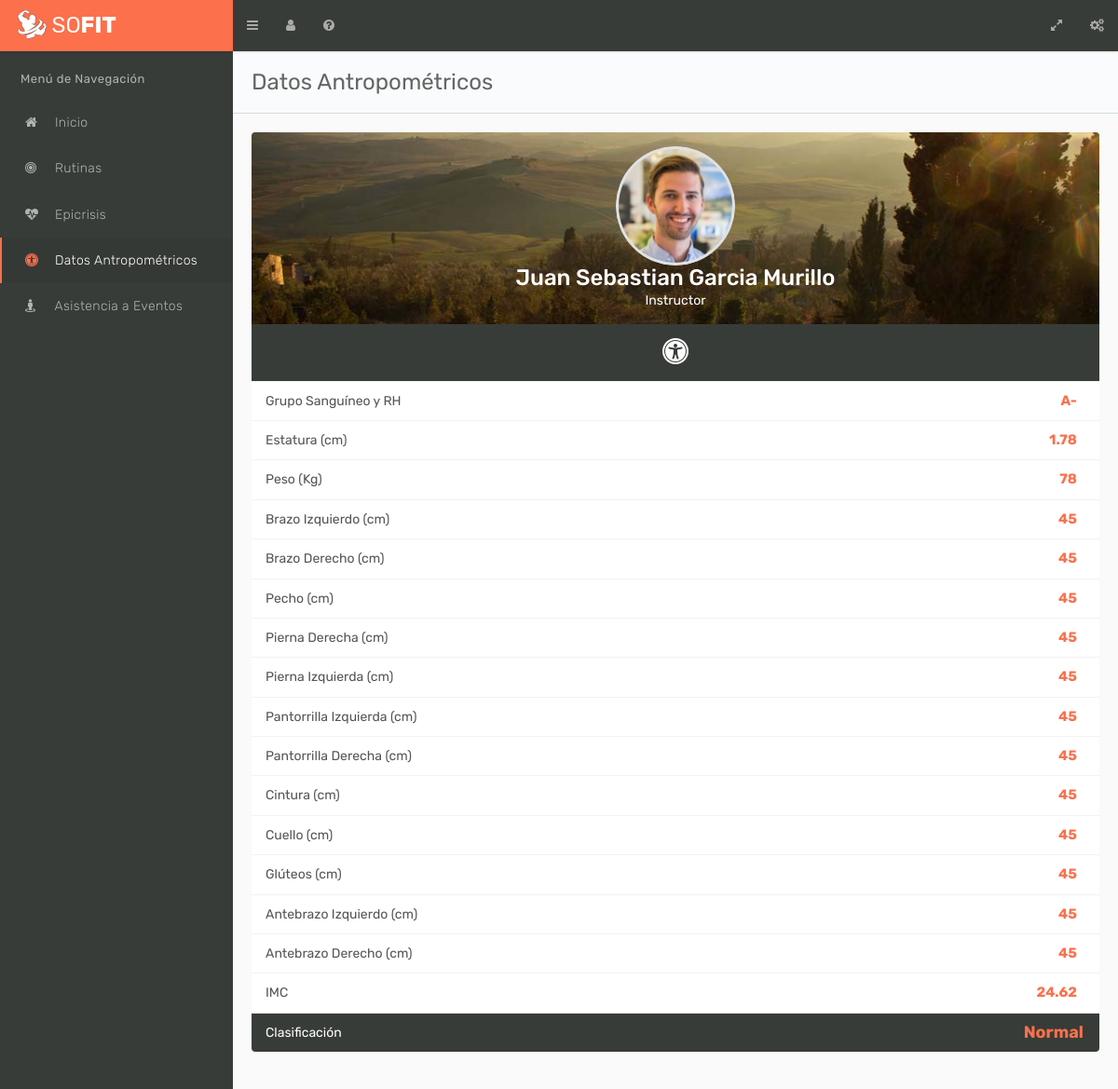
The app's page /index-usuario.php?vista=datosAntropometricosUsuario (signed in) with its own data.
### tables this page shows
CREATE TABLE `usuario` (
  `id_Usuario` int(11) NOT NULL,
  `id_TipoDocumento` int(11) NOT NULL,
  `numeroId_Usuario` double NOT NULL,
  `nombres_Usuario` varchar(45) NOT NULL,
  `apellidos_Usuario` varchar(45) NOT NULL,
  `genero_Usuario` varchar(10) NOT NULL,
  `telefono_Usuario` varchar(17) NOT NULL,
  `celular_Usuario` varchar(23) NOT NULL,
  `email` varchar(45) NOT NULL,
  `fechaNacimiento_Usuario` date NOT NULL,
  `foto_Usuario` varchar(100) NOT NULL,
  `password` varchar(130) NOT NULL,
  `last_session` datetime DEFAULT NULL,
  `token` varchar(40) NOT NULL,
  `token_password` varchar(100) DEFAULT NULL,
  `password_request` int(11) DEFAULT '0',
  `activacion` int(12) NOT NULL DEFAULT '1',
  `id_Rol` int(11) NOT NULL DEFAULT '2',
  `id_Regional` int(11) NOT NULL,
  `id_Ciudad` int(11) NOT NULL,
  `id_Centro` int(11) NOT NULL,
  `id_Programa` int(11) NOT NULL,
  `cargo` varchar(25) NOT NULL,
  `numeroFicha_Usuario` int(11) DEFAULT NULL
);

CREATE TABLE `evaluacionantropometrica` (
  `id_EvaluacionAntropometrica` int(11) NOT NULL,
  `tipo_Rh` varchar(3) NOT NULL,
  `estatura` decimal(10,2) NOT NULL,
  `peso` int(3) NOT NULL,
  `medidaBrazoIzquierda` int(3) NOT NULL,
  `medidaBrazoDerecha` int(3) NOT NULL,
  `medidaPecho` int(3) NOT NULL,
  `medidaPiernaDerecha` int(3) NOT NULL,
  `medidaPiernaIzquierda` int(3) NOT NULL,
  `medidaPantorrillaIzquierda` int(3) NOT NULL,
  `medidaPantorrillaDerecha` int(3) NOT NULL,
  `medidaCintura` int(3) NOT NULL,
  `medidaCuello` int(3) NOT NULL,
  `gluteos` int(3) NOT NULL,
  `antebrazoIzquierdo` int(3) NOT NULL,
  `antebrazoDerecho` int(3) NOT NULL,
  `imc` decimal(10,2) NOT NULL,
  `clasificacion` varchar(45) NOT NULL,
  `id_Usuario` int(11) NOT NULL
);

### modelo/Conexion.php (called while the page is built, shortened)
<?php
class Conexion
{
  public $conexion;
  public function __construct()
  {
    $this-> host = "localhost";
    $this-> user = "root";
    $this-> pass = "";
    $this-> bd = "bd_sofit";
    $this-> conexion = new mysqli($this-> host, $this-> user, $this-> pass, $this-> bd);
   }
  public function consultaRetorno($sql)
  {
    $consulta = $this-> conexion->prepare($sql);
    $consulta->execute();
    $result = $consulta->get_result();
    return $result;
  }
}
?>

### controlador/ControladorUsuario.php (called while the page is built, shortened)
<?php
  include_once('Modelo/Usuario.php');
  class ControladorUsuario
  {
    private $usuario;
    function __construct()
    {
      $this-> usuario = new Usuario();
    }
    public function verU($id_Usuario)
    {
      $this-> usuario-> setUsuario('id_Usuario', $id_Usuario);
      $datos = $this-> usuario-> verUsuario();
      return $datos;
    }
}
?>

### modelo/Usuario.php (called while the page is built, shortened)
<?php
  include_once('Conexion.php');
 class Usuario
 {
   private $id_Usuario;
   private $conex;
   public function __construct()
   {
     $this-> conex = new Conexion();
   }
   public function verUsuario()
   {
     $sql = "SELECT * FROM usuario WHERE id_Usuario = '{$this-> id_Usuario}'";
     $resultado = $this-> conex-> consultaRetorno($sql);
     $fila = mysqli_fetch_assoc($resultado);
     $this-> id_Usuario =             $fila['id_Usuario'];
     return $fila;
   }
}
?>

### vistas/datosAntropometricosUsuario.php (the view, shortened to what this page needs)
<?php
  $db=new mysqli('localhost','root','','bd_sofit');
  include_once ('controlador/ControladorUsuario.php');
  $controladorUsuario = new ControladorUsuario();
  $datosUsuario = $controladorUsuario-> verU($_SESSION['id_Usuario']);
  $id_Usuario = $_SESSION['id_Usuario'];
  $consulta= $db->query("SELECT e.*, u.cargo FROM evaluacionantropometrica e
                        JOIN usuario u ON e.id_Usuario = u.id_Usuario
                        WHERE e.id_Usuario = $id_Usuario");
  $fila = mysqli_fetch_array($consulta);
  $nombreItem[1] = "Grupo Sanguíneo y RH";
  $nombreItem[2] = "Estatura (cm)";
  $nombreItem[3] = "Peso (Kg)";
  $nombreItem[4] = "Brazo Izquierdo (cm)";
  $nombreItem[5] = "Brazo Derecho (cm)";
  $nombreItem[6] = "Pecho (cm)";
  $nombreItem[7] = "Pierna Derecha (cm)";
  $nombreItem[8] = "Pierna Izquierda (cm)";
  $nombreItem[9] = "Pantorrilla Izquierda (cm)";
  $nombreItem[10] = "Pantorrilla Derecha (cm)";
  $nombreItem[11] = "Cintura (cm)";
  $nombreItem[12] = "Cuello (cm)";
  $nombreItem[13] = "Glúteos (cm)";
  $nombreItem[14] = "Antebrazo Izquierdo (cm)";
  $nombreItem[15] = "Antebrazo Derecho (cm)";
  $nombreItem[16] = "IMC";
  $nombreItem[17] = "Clasificación";
?>
<h3>
   Datos Antropométricos
</h3>
<div class="row" >
  <?php if (isset($fila[0])) {  ?>
   <div class="col-lg-12">
      <div class="panel widget">
         <div style="background-image: url('app/img/bg5.jpg')" class="panel-body text-center bg-center">
            <div class="row row-table">
               <div class="col-xs-12 text-white">
                  <img src="<?php echo $datosUsuario['foto_Usuario']; ?>" alt="Image" class="img-thumbnail img-circle thumb128">
                  <h3 class="m0"><?php echo $datosUsuario['nombres_Usuario']." ".$datosUsuario['apellidos_Usuario']; ?></h3>
                  <p class="m0"><?php echo $datosUsuario['cargo']; ?></p>
               </div>
            </div>
         </div>
         <div class="panel-body text-center bg-gray-darker">
            <div class="row row-table">
               <div class="col-xs-12">
                  <a href="#" class="text-white">
                     <em class="fa fa-universal-access fa-2x"></em>
                  </a>
               </div>
            </div>
         </div>
         <div class="list-group">
           <?php for ($i=1; $i <= 17; $i++) { ?>
             <?php if($i == 17){ ?>
               <a href="#" class="list-group-item" style="background-color: #373c38;color: #fff;">
                  <span class="label pull-right" style="color: #FC704C;font-size: 18px;padding: 1px 2px;"><?php echo $fila[17]; ?></span>
                  <?php echo $nombreItem[17]; ?></a>
              <?php }else{ ?>
                <a href="#" class="list-group-item" >
                  <span class="label pull-right" style="color: #FC704C;font-size: 15px;"><?php echo $fila[$i]; ?></span>
                  <?php echo $nombreItem[$i]; ?></a>
              <?php } ?>
            <?php } ?>
         </div>
      </div>
   </div>
  <?php } ?>
</div>

### index-usuario.php (shortened to what this page needs)
<?php
  include_once ('controlador/ControladorUsuario.php');
?>
<!DOCTYPE html>
<html lang="en" class="no-ie">
<head>
   <link rel="stylesheet" href="app/css/bootstrap.css">
   <link rel="stylesheet" href="vendor/font-awesome/css/font-awesome.min.css">
   <link rel="stylesheet" href="vendor/animo.js/animate-animo.css">
   <link rel="stylesheet" href="vendor/whirl/dist/whirl.css">
   <link rel="stylesheet" href="vendor/chosen/chosen.css">
   <link rel="stylesheet" href="vendor/eonasdan-bootstrap-datetimepicker/build/css/bootstrap-datetimepicker.min.css">
   <link rel="stylesheet" href="vendor/codemirror/lib/codemirror.css">
   <link rel="stylesheet" href="vendor/bootstrap-tagsinput/dist/bootstrap-tagsinput.css">
  <link rel="stylesheet" href="app/css/app.css">
</head>
<body>
   <div class="wrapper">
      <nav role="navigation" class="navbar navbar-default navbar-top navbar-fixed-top">
         <div class="navbar-header">
            <a href="index-usuario.php" class="navbar-brand">
               <div class="brand-logo">
                  <img src="app/img/logo.png" alt="App Logo" class="img-responsive">
               </div>
            </a>
         </div>
         <div class="nav-wrapper">
            <ul class="nav navbar-nav">
               <li>
                  <a href="#" data-toggle-state="aside-collapsed" class="hidden-xs">
                     <em class="fa fa-navicon"></em>
                  </a>
               </li>
               <li>
                  <a href="#" data-toggle-state="aside-user">
                     <em class="fa fa-user"></em>
                  </a>
               </li>
               <li>
                  <a href="fpdf/manuales/ManualdelAprendiz.pdf">
                     <em class="fa fa-question-circle"></em>
                  </a>
               </li>
            </ul>
            <ul class="nav navbar-nav navbar-right">
               <li>
                  <a href="#" data-toggle="fullscreen">
                     <em class="fa fa-expand"></em>
                  </a>
               </li>
               <li>
                  <a href="#" data-toggle-state="offsidebar-open">
                     <em class="fa fa-cogs"></em>
                  </a>
               </li>
            </ul>
         </div>
      </nav>
      <aside class="aside">
         <nav class="sidebar">
            <ul class="nav">
               <li class="nav-heading">Menú de Navegación</li>
               <li id="inicio">
                  <a href="index-usuario.php" title="Dashboard" data-toggle="" class="no-submenu">
                     <em class="fa fa-home"></em>
                     <span class="item-text">Inicio</span>
                  </a>
               </li>
               <li id="rutinas">
                  <a href="?vista=rutinasUsuario" title="Epicrisis" data-toggle="" class="no-submenu">
                     <em class="fa fa-bullseye"></em>
                     <span class="item-text">Rutinas</span>
                  </a>
               </li>
               <li id="epicrisis">
                  <a href="?vista=verEpicrisis" title="Epicrisis" data-toggle="" class="no-submenu">
                     <em class="fa fa-heartbeat"></em>
                     <span class="item-text">Epicrisis</span>
                  </a>
               </li>
               <li id="antropometrica">
                  <a href="?vista=datosAntropometricosUsuario" title="Epicrisis" data-toggle="" class="no-submenu">
                     <em class="fa fa-universal-access"></em>
                     <span class="item-text">Datos Antropométricos</span>
                  </a>
               </li>
               <li id="eventos">
                  <a href="?vista=asistenciaEvento" title="Epicrisis" data-toggle="" class="no-submenu">
                     <em class="fa fa-street-view"></em>
                     <span class="item-text">Asistencia a Eventos</span>
                  </a>
               </li>
            </ul>
         </nav>
      </aside>
      <section>
         <div class="content-wrapper">
           <?php
             include_once('enrutador/Enrutador.php');
             $enrutador = new Enrutador();
             if(!isset($_GET['vista'])){
               $vista='inicio-usuario';
               $enrutador-> cargarVista($vista);
             }
              else
                $enrutador-> cargarVista($_GET['vista']);
            ?>
         </div>
      </section>
   </div>
</body>
</html>

### enrutador/Enrutador.php (shortened to what this page needs)
<?php
  class Enrutador
  {
    public function cargarVista($vista)
    {
      switch ($vista) {
        case 'datosAntropometricosUsuario':
          include_once('vistas/'.$vista.".php");
          break;
      }
    }
  }
?>

### records on screen
usuario: foto_Usuario (picture), nombres_Usuario "Juan Sebastian", apellidos_Usuario "Garcia Murillo", cargo "Instructor"
evaluacionantropometrica: tipo_Rh "A-", estatura "1.78", peso "78", medidaBrazoIzquierda "45", medidaBrazoDerecha "45", medidaPecho "45", medidaPiernaDerecha "45", medidaPiernaIzquierda "45", medidaPantorrillaIzquierda "45", medidaPantorrillaDerecha "45", medidaCintura "45", medidaCuello "45", gluteos "45", antebrazoIzquierdo "45", antebrazoDerecho "45", imc "24.62", clasificacion "Normal"

### other values on screen
$nombreItem[$i] "Grupo Sanguíneo y RH"
$nombreItem[$i] "Estatura (cm)"
$nombreItem[$i] "Peso (Kg)"
$nombreItem[$i] "Brazo Izquierdo (cm)"
$nombreItem[$i] "Brazo Derecho (cm)"
$nombreItem[$i] "Pecho (cm)"
$nombreItem[$i] "Pierna Derecha (cm)"
$nombreItem[$i] "Pierna Izquierda (cm)"
$nombreItem[$i] "Pantorrilla Izquierda (cm)"
$nombreItem[$i] "Pantorrilla Derecha (cm)"
$nombreItem[$i] "Cintura (cm)"
$nombreItem[$i] "Cuello (cm)"
$nombreItem[$i] "Glúteos (cm)"
$nombreItem[$i] "Antebrazo Izquierdo (cm)"
$nombreItem[$i] "Antebrazo Derecho (cm)"
